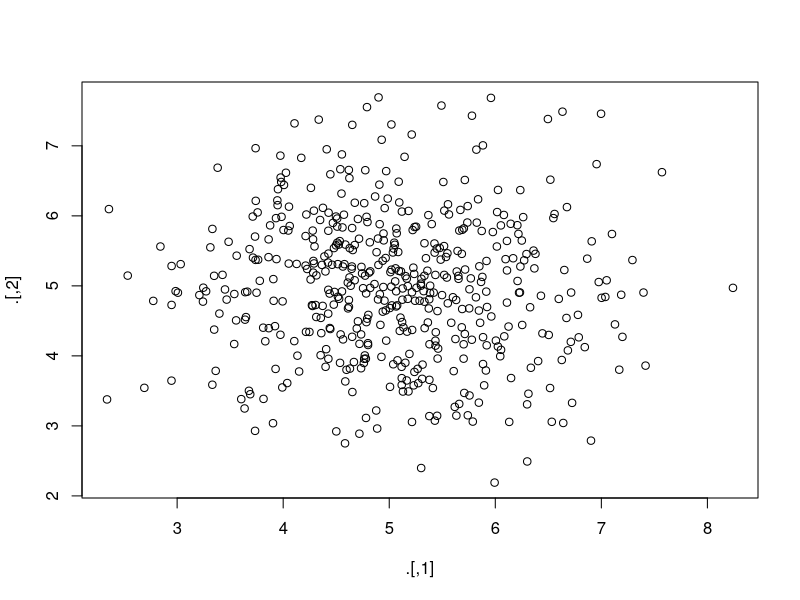
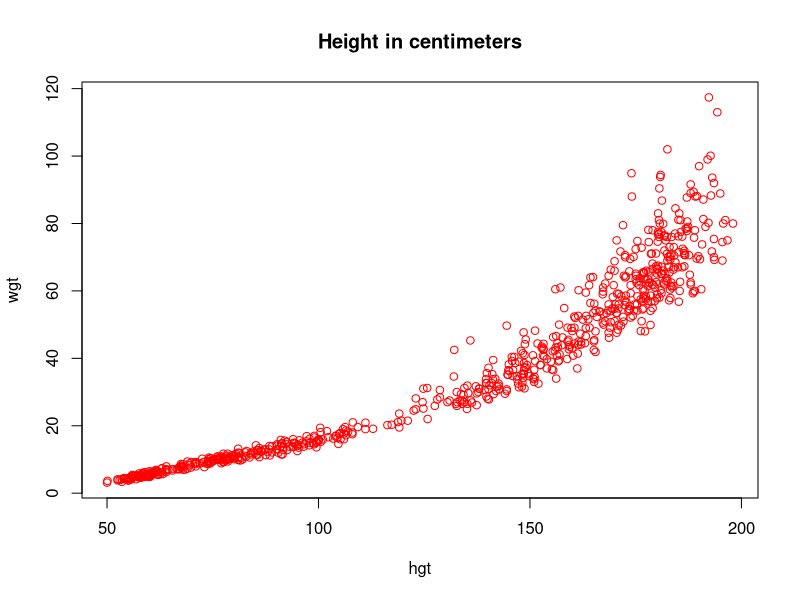
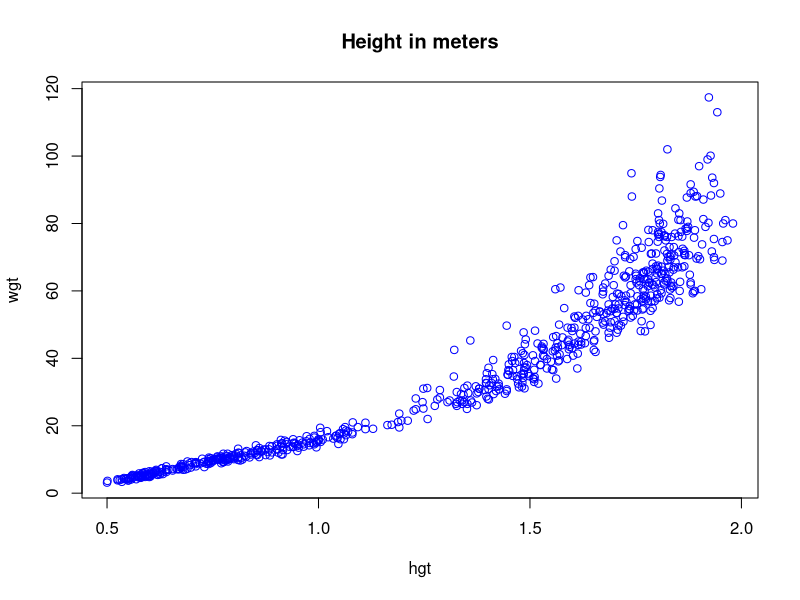
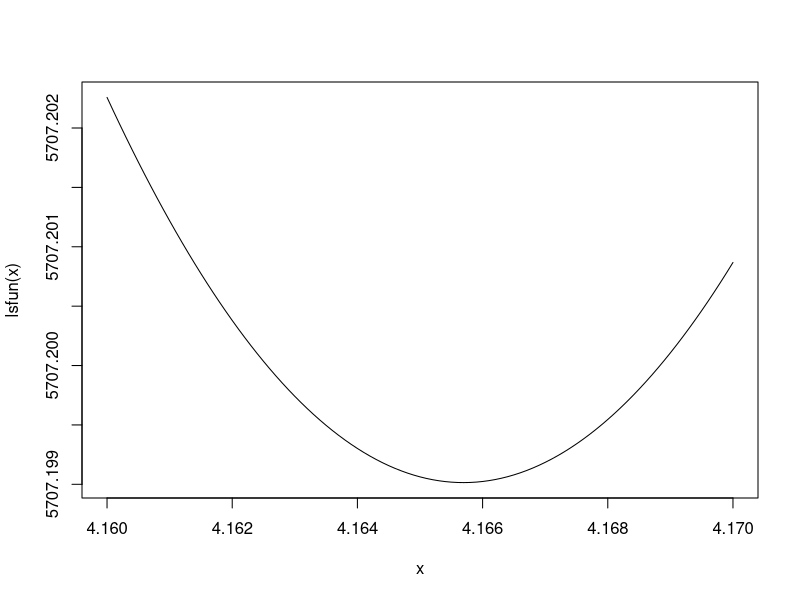
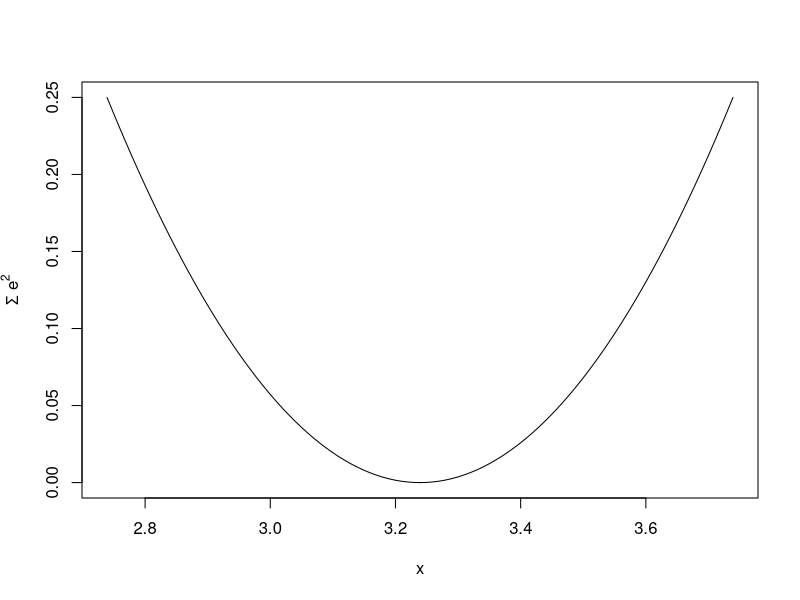
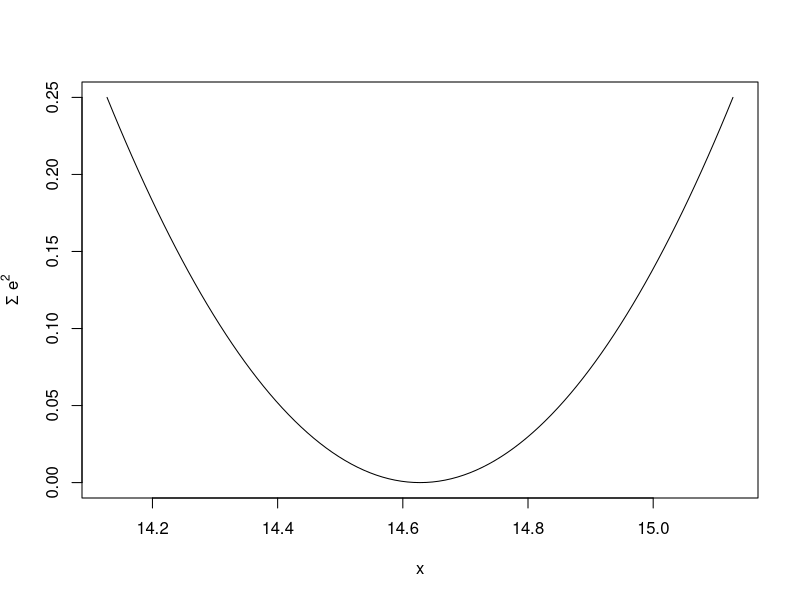
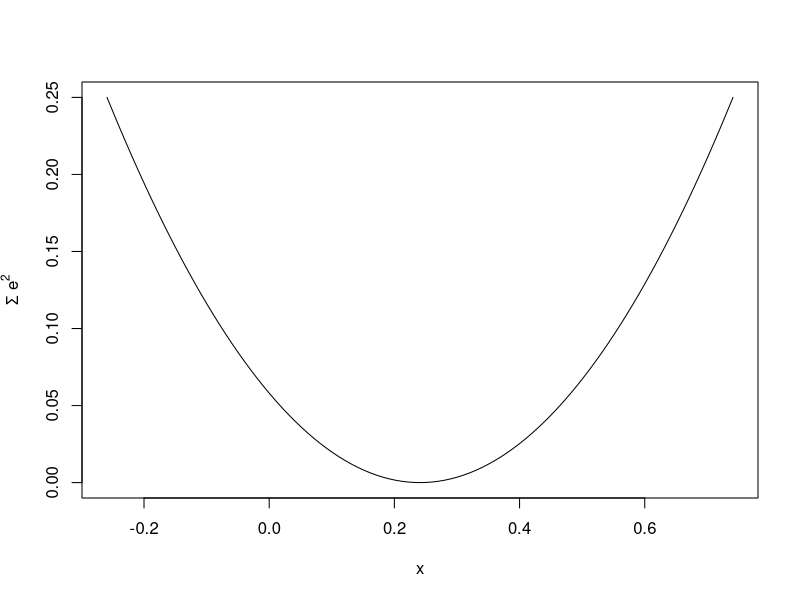
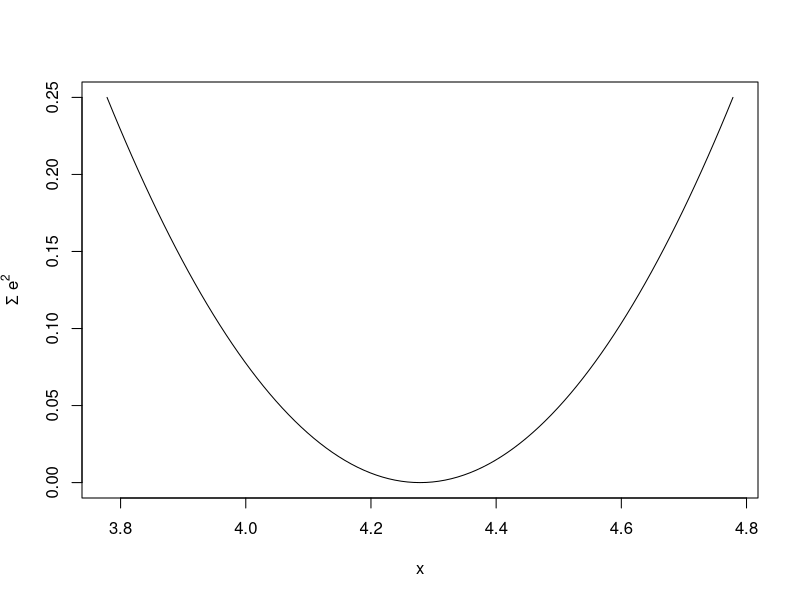

These charts were generated, in order, by the following R code:
## ---- chunk 1
printAnswers <- TRUE
## ---- chunk 2
library(dplyr)
library(magrittr)
library(mice)
## ---- chunk 3
set.seed(123)
## ---- chunk 4
rnorm(1000, 5) %>%
  matrix(ncol = 2) %>%
  plot()
## ---- chunk 5
anscombe %>%
  cor()
## ---- chunk 6
anscombe %>%
  subset(select = c(x4, y4)) %>%
  cor()
## ---- chunk 7
anscombe %$%
  cor(x4, y4)
## ---- chunk 8
boys %>%
  subset(select = c("wgt", "hgt")) %>%
  cor(use = "pairwise.complete.obs")
## ---- chunk 9
boys %>%
  subset(select = c("wgt", "hgt")) %>%
  na.omit() %>%
  cor()
## ---- chunk 10
boys %$% 
  cor(hgt, wgt, use = "pairwise.complete.obs")
## ---- chunk 11
boys %>%
  transform(hgt = hgt / 100) %$%
  mean(hgt, na.rm = TRUE)
## ---- chunk 12
boys %>%
  subset(select = c(hgt, wgt)) %T>%
  plot(col = "red", main = "Height in centimeters") %>%
  transform(hgt = hgt / 100) %>%
  plot(col = "blue", main = "Height in meters")
## ---- chunk 13
set.seed(32083)

x <- rnorm(100, mean=3, sd=7)
## ---- chunk 14
mean(x)
## ---- chunk 15
mu = 3
summed <- x-mu
sum.sq <- sum(summed^2)
## ---- chunk 16
sum.sq2 <- apply(outer(x, mu, "-")^2, 2, sum)
## ---- chunk 17
identical(sum.sq, sum.sq2)
## ---- chunk 18
lsfun <- function(meanest) apply(outer(x, meanest, "-")^2, 2, sum)
## ---- chunk 19
lsfun <- function(meanest){
  apply(outer(x, meanest, "-")^2, 2, sum)
}
## ---- chunk 20
curve(lsfun, from = 4.16, to = 4.17)
## ---- chunk 21
set.seed(123)
## ---- chunk 22
plotfun <- function(x, meanest, plot = TRUE){
  xbar <- mean(x)
  lsfun <- function(meanest){ apply(outer(xbar, meanest, "-")^2, 2, sum)}
  # lsfun <- function(mu, xbar) {
  #   summed <- x-mu
  #   sum.sq <- sum(summed^2)
  #   return(sum.sq)
  # }
  if (plot) {
    curve(lsfun, from = xbar - .5, to = xbar + .5, 
          ylab=expression(paste(Sigma," ",e^2))) #nicer y-axis label
  }
  return(cat("The mean is:", xbar, "\n"))
}
## ---- chunk 23
rnorm(100, mean=3, sd=sqrt(7)) %>%
  plotfun(meanest = 3, plot = TRUE)
## ---- chunk 24
rnorm(100, mean=15, sd=sqrt(12)) %>%
  plotfun(meanest = 15, plot = TRUE)
## ---- chunk 25
rnorm(100, mean=0, sd=2) %>%
  plotfun(meanest = 0, plot = TRUE)
## ---- chunk 26
rnorm(100, mean=0, sd=2)^2 %>%
  plotfun(meanest = 0, plot = TRUE)
